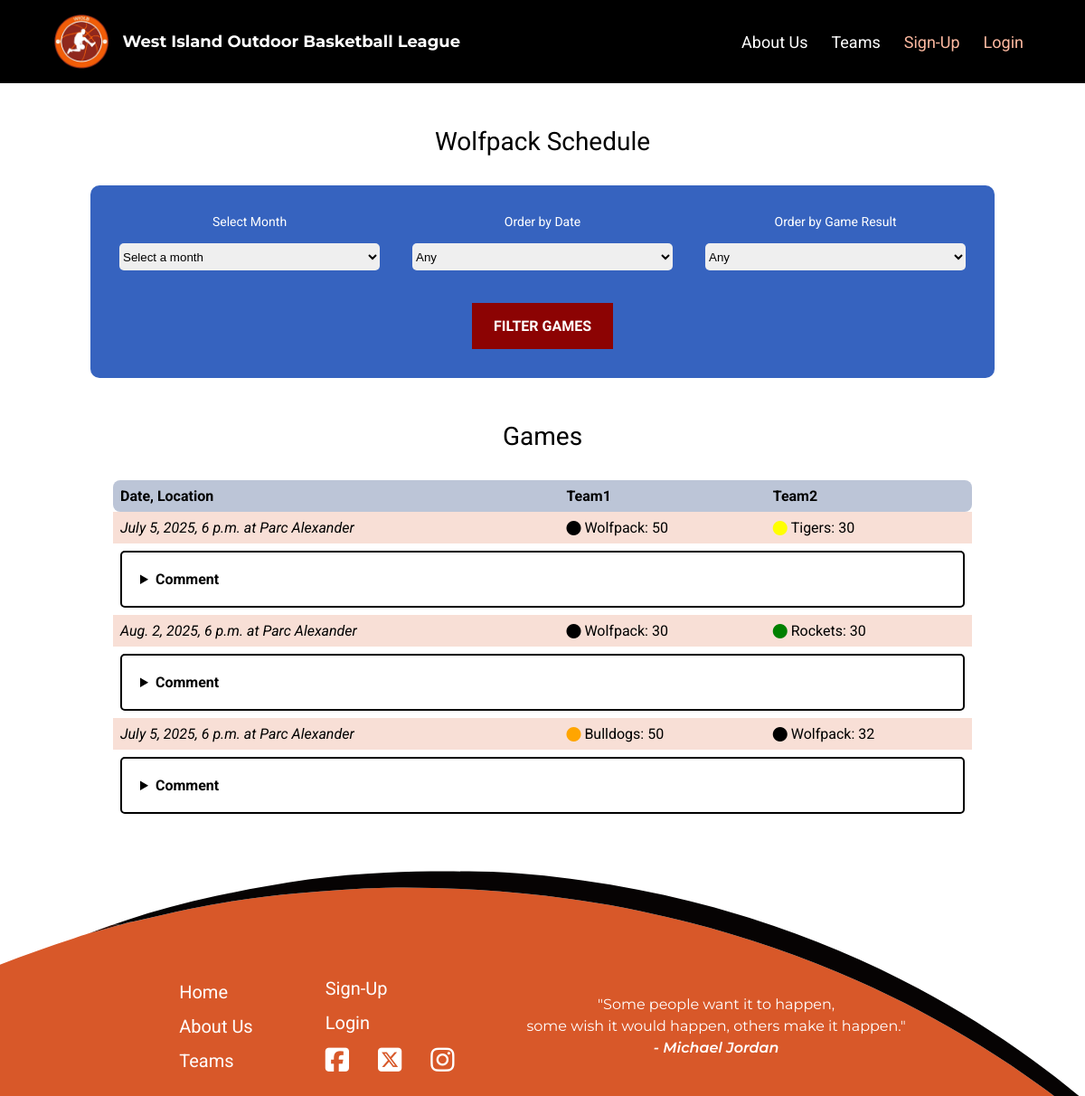
The app's page /wioblapp/team_schedule/Wolfpack/, older data.
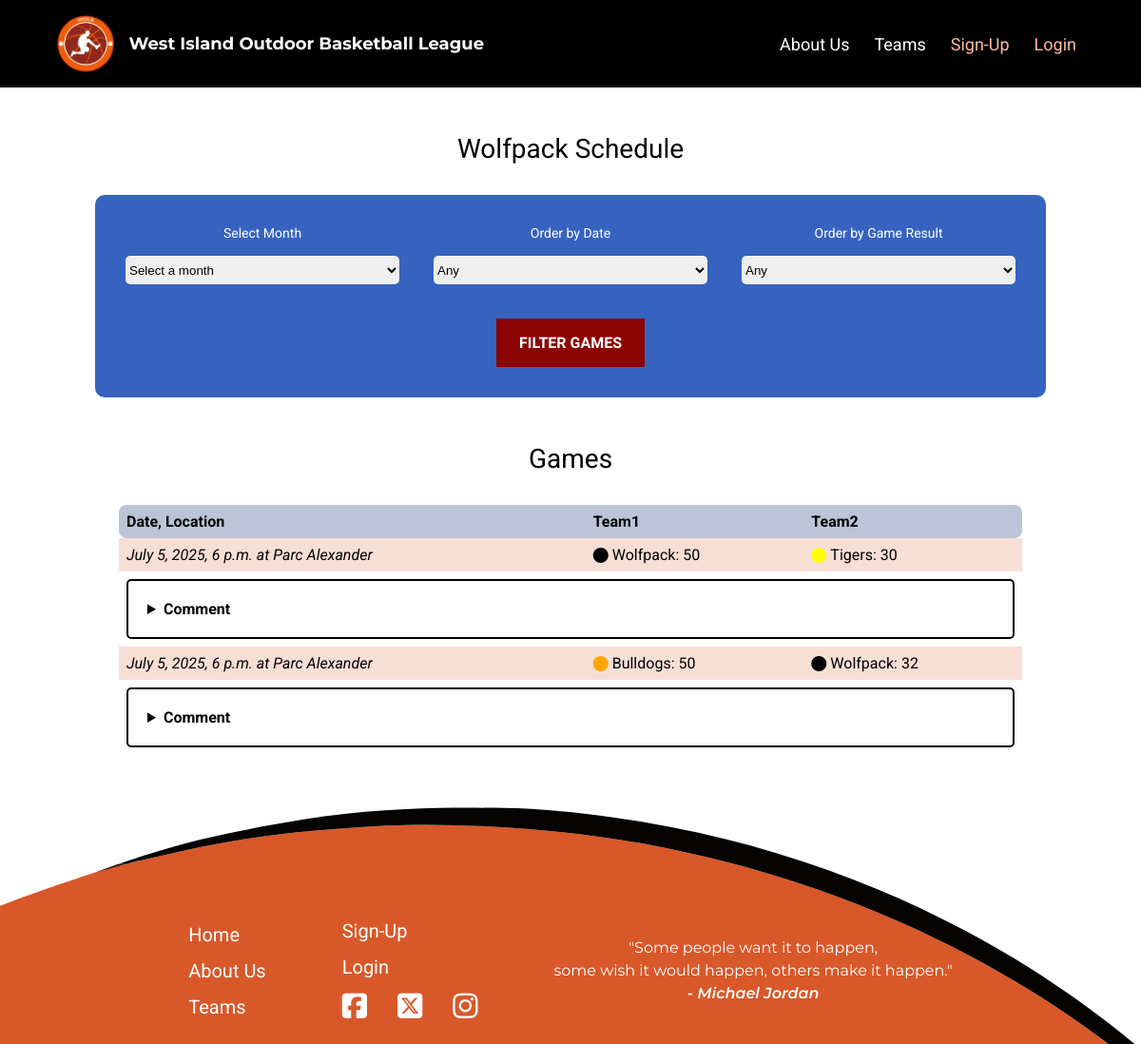
The same page, newer data.
### wioblapp/models.py (models this page shows, shortened)
class Game(models.Model):
    team_1 = models.ForeignKey(
        Team, on_delete=models.CASCADE, related_name="Team1_games"
    )
    team_2 = models.ForeignKey(
        Team, on_delete=models.CASCADE, related_name="Team2_games"
    )
    park = models.ForeignKey(Park, on_delete=models.CASCADE, related_name="games")
    winner = models.ForeignKey(
        Team, on_delete=models.RESTRICT, related_name="games", blank=True, null=True
    )
    date_time = models.DateTimeField("Date")
    team1_score = models.IntegerField(
        "Team #1 Score", validators=[MinValueValidator(0)], blank=True, null=True
    )
    team2_score = models.IntegerField(
        "Team #2 Score", validators=[MinValueValidator(0)], blank=True, null=True
    )

class Park(models.Model):
    name = models.CharField("Park Name", max_length=100)
    address = models.CharField(max_length=255)
    latitude = models.DecimalField(
        max_digits=20, decimal_places=16, blank=True, null=True
    )
    longitude = models.DecimalField(
        max_digits=20, decimal_places=16, blank=True, null=True
    )
    def __str__(self):
        return self.name

class Team(models.Model):
    name = models.CharField("Team Name", max_length=20, primary_key=True)
    coaches = models.ManyToManyField(UserAccount, related_name="teams", blank=True)
    place = models.IntegerField("Place", default=0, validators=[MinValueValidator(0)])
    group = models.ForeignKey(
        RegistrationType,
        on_delete=models.CASCADE,
        related_name="teams",
        blank=True,
        null=True,
    )
    color = models.CharField("Team Color", max_length=7, blank=True, null=True)
    def __str__(self):
        return f"{self.name}"

### wioblapp/views.py (the view, shortened to what this page needs)
# urls.py: path("team_schedule/<str:team_name>/", views.team_schedule, name="team_schedule"),
def team_schedule(request, team_name):
    schedule_form = TeamScheduleForm(request.GET)
    comment_form = CreateCommentForm()
    team = team_name
    games = (
        Game.objects.filter(team_1=team) | Game.objects.filter(team_2=team)
    ).distinct()
    comments = Comment.objects.filter(game__in=games)
    game_comments = []
    flags = Flag.objects.all()
    for game in games:
        game_comments.append(
            {
                "game": game,
                "comments": comments.filter(game=game).order_by("-date"),
            }
        )
    context = {
        "schedule_form": schedule_form,
        "comment_form": comment_form,
        "team": team,
        "games": games,
        "comments": comments,
        "game_comments": game_comments,
        "flags": flags,
    }
    return render(request, "team_schedule.html", context)

### wioblapp/forms.py
class TeamScheduleForm(forms.Form):
    MONTH_CHOICES = [
        ("", "Select a month"),
        ("All", "All"),
        ("6", "June"),
        ("7", "July"),
        ("8", "August"),
    ]
    DATE_CHOICES = [
        ("", "Any"),
        ("Ascending", "Ascending"),
        ("Descending", "Descending"),
    ]
    RESULT_CHOICES = [("", "Any"), ("Win", "Win"), ("Lose", "Lose"), ("Tie", "Tie")]
    month = forms.ChoiceField(
        label="Month", choices=MONTH_CHOICES, widget=forms.Select()
    )
    date = forms.ChoiceField(
        label="Date", choices=DATE_CHOICES, required=False, widget=forms.Select()
    )
    result = forms.ChoiceField(
        label="Result", choices=RESULT_CHOICES, required=False, widget=forms.Select()
    )

class CreateCommentForm(forms.ModelForm):
    content = forms.CharField(widget=forms.Textarea(attrs={"rows": 5, "cols": 85}))
    class Meta:
        model = Comment
        fields = ["content"]

### wioblapp/models.py (called while the page is built)
    def __str__(self):
        return self.username

### wioblapp/templates/team_schedule.html (shortened to what this page needs)
{% extends 'base.html' %}
{% load static %}
{% block content %}
<section class="teams-search schedule">
    <div class="container">
        <form action="{% url 'team_schedule' team %}" method="GET">
            <div class="section-heading">
                <h3>{{ team }} Schedule</h3>
            </div>
            <div class="search-form">
                <div class="search-flex">
                    <div class="label-flex">
                        <label for="month">Select {{ schedule_form.month.label }}</label>
                        {{ schedule_form.month }}
                    </div>
                    <div class="label-flex">
                        <label for="date">Order by {{ schedule_form.date.label }}</label>
                        {{ schedule_form.date }}
                    </div>
                    <div class="label-flex">
                        <label for="result">Order by Game {{ schedule_form.result.label }}</label>
                        {{ schedule_form.result }}
                    </div>
                </div>
                <div class="search-btn">
                    <button class="action-button button" type="submit">Filter Games</button>
                </div>
            </div>
        </form>
        {% if games %}
        <div class="section-heading">
            <h3>Games</h3>
        </div>
        <table>
            <thead>
                <tr>
                    <th>Date, Location</th>
                    <th>Team1</th>
                    <th>Team2</th>
                </tr>
            </thead>
            <tbody>
                {% for game in game_comments %}
                    <tr class="game-row">
                        <td class="park-info">
                            {{ game.game.date_time }} at {{ game.game.park }}
                        </td>
                        {% if game.game.team1_score and game.game.team2_score %}
                            <td>
                                <div class="td-flex">
                                    <i class="fa-solid fa-circle" style="color: {{ game.game.team_1.color }};"></i>
                                    <span class="team-name">{{ game.game.team_1 }}:</span>
                                    <span class="team-score">{{ game.game.team1_score }}</span>
                                </div>
                            </td>
                            <td>
                                <div class="td-flex">
                                    <i class="fa-solid fa-circle" style="color: {{ game.game.team_2.color }};"></i>
                                    <span class="team-name">{{ game.game.team_2 }}:</span>
                                    <span class="team-score">{{ game.game.team2_score }}</span>
                                </div>
                            </td>
                        {% else %}
                            <td>{{ game.game.team_1 }}</td>
                            <td>{{ game.game.team_2 }}</td>
                        {% endif %}
                    </tr>
                    <tr class="comment-row">
                        <td colspan="3">
                            <details class="comments-section">
                                <summary>Comment</summary>
                            </details>
                        </td>
                    </tr>
                {% endfor %}
            </tbody>
        </table>
        {% else %}
            <p>No Games</p>
        {% endif %}
    </div>
</section>
{% endblock %}

### wioblapp/templates/base.html (shortened to what this page needs)
{% load static %}
<!DOCTYPE html>
<html lang="en">
<head>
    <link rel="stylesheet" href="{% static 'style.css' %}">
    <link rel="stylesheet" href="https://cdnjs.cloudflare.com/ajax/libs/font-awesome/6.7.2/css/all.min.css"
 />
    <link rel="stylesheet" href="https://unpkg.com/leaflet@1.9.4/dist/leaflet.css"
 />
</head>
<body class="{% block body_class %}default-body{% endblock %}">
    <nav class="navbar">
        <div class="nav-container">
            <div class="nav-flex">
                <div class="logo">
                    <a href="{% url 'index' %}">
                        <img src="{% static 'images/logo.png' %}" alt="">
                        <h1>West Island outdoor basketball league</h1>
                    </a>
                </div>
                <div class="menu">
                    <ul class="menu-list" id="menu-list">
                        <li><a href="{% url 'about' %}">About us</a></li>
                        <li><a href="{% url 'teams' %}">Teams</a></li>
                        {% if request.user.is_authenticated %}
                            {% if request.user.role.name == "Coach" %}
                                <li><a href="{% url 'admin:index' %}">Admin Panel</a></li>
                            {% elif request.user.role.name == "Admin" %}
                                <li><a href="{% url 'admin:index' %}">Admin Panel</a></li>
                            {% endif %}
                            <li><a href="{% url 'registration' %}">Registration</a></li>
                            <li>
                                <a class="orange-url account-url" href="{% url 'member_account' request.user.id %}">
                                    <i class="fa-regular fa-user"></i> Account
                                </a>
                            </li>
                            <li><a class="orange-url" href="{% url 'logout' %}">Logout</a></li>
                        {% else %}
                            <li><a class="orange-url" href="{% url 'sign-up' %}">Sign-up</a></li>
                            <li><a class="orange-url" href="{% url 'login' %}">Login</a></li>
                        {% endif %}
                    </ul>
                </div>
            </div>
        </div>
    </nav>
    <div>
        {% block content %}
        {% endblock %}
    </div>
    <footer class="{% block footer_class %}default-footer{% endblock %}">
        <div class="container">
            <div class="footer-flex">
                <ul class="footer-item">
                    <li class="list-item"><a href="{% url 'index' %}">Home</a></li>
                    <li class="list-item"><a href="{% url 'about' %}">About us</a></li>
                    <li><a href="{% url 'teams' %}">Teams</a></li>
                </ul>
                <ul class="footer-item">
                    {% if request.user.is_authenticated %}
                        <li class="list-item"><a href="{% url 'registration' %}">Registration</a></li>
                        <li  class="list-item"><a class="orange-url" href="{% url 'logout' %}">Logout</a></li>
                    {% else %}
                        <li class="list-item"><a class="orange-url" href="{% url 'sign-up' %}">Sign-up</a></li>
                        <li class="list-item"><a class="orange-url" href="{% url 'login' %}">Login</a></li>
                    {% endif %}
                    <ul class="social-media-icons">
                        <li><a href="#">
                                <i class="fa-brands fa-square-facebook"></i>
                            </a>
                        </li>
                        <li><a href="#">
                                <i class="fa-brands fa-square-x-twitter"></i>
                            </a>
                        </li>
                        <li><a href="#">
                                <i class="fa-brands fa-instagram"></i>
                            </a>
                        </li>
                    </ul>
                </ul>
                <div class="footer-item sentence">
                    <p>"Some people want it to happen,<br>
                        some wish it would happen, others make it happen."<br>
                        <span class="quote-author">- Michael Jordan</span></p>
                </div>
            </div>
        </div>
    </footer>
</body>
</html>

### wiobl/static/style.css (style rules this page uses)
* { margin: 0; padding: 0; box-sizing: border-box; }
body { font-family: Roboto; }
section { padding: 48px 0; }
h1 { color: #ffffff; text-transform: capitalize; font-family: Montserrat; font-size: 18px; font-weight: 700; }
h3 { font-family: Roboto; font-size: 28px; font-weight: 400; }
.container { max-width: 1000px; width: 90%; margin-right: auto; margin-left: auto; }
.button { display: inline-block; padding: 16px 24px; font-size: 16px; font-weight: 600; font-family: Raleway; text-align: center; text-decoration: none; text-transform: uppercase; border: none; color: #FFFFFF; transition: 0.5s; cursor: pointer; }
.action-button { background-color: #8C0303; }
.section-heading { text-align: center; margin-bottom: 32px; }
.navbar { padding: 16px 0; background-color: #000000; color: #ffffff; position: relative; }
.nav-container { max-width: 1500px; width: 90%; margin-right: auto; margin-left: auto; }
.nav-flex { display: flex; gap: 40px; justify-content: space-between; align-items: center; position: relative; }
.logo a { display: flex; align-items: center; gap: 16px; text-decoration: none; color: white; font-size: 24px; font-weight: bold; }
.logo img { height: 60px; }
.menu-list { list-style: none; display: flex; gap: 10px; align-items: center; justify-content: center; }
.menu a { text-decoration: none; color: white; font-size: 18px; display: block; padding: 4px 8px; border-radius: 3px; transition: 0.5s; text-transform: capitalize; text-align: center; }
.menu-list .orange-url { color: #ffbaa1; }
footer { padding-top: 125px; padding-bottom: 24px; background: url("/static/images/footer-ball.svg"); background-position: top; background-size: cover; }
.footer-flex { display: flex; gap: 80px; align-items: center; justify-content: center; flex-wrap: wrap; }
footer ul { list-style: none; }
footer .list-item { margin-bottom: 14px; }
footer a { color: #ffffff; text-decoration: none; text-transform: capitalize; font-size: 20px; }
.social-media-icons { display: flex; gap: 32px; }
.sentence { color: white; text-align: center; font-family: Montserrat; line-height: 1.5; }
.sentence .quote-author { font-weight: 600; font-style: italic; }
footer i { font-size: 30px; }
.teams-search .search-form { background-color: #3663BF; padding: 32px; border-radius: 10px; margin-bottom: 48px; }
.teams-search .search-form input, .teams-search select { border-radius: 5px; height: 30px; border: none; }
.teams-search .search-form label { color: #ffffff; margin-bottom: 8px; font-size: 14px; }
.teams-search .label-flex { display: flex; gap: 8px; flex-direction: column; align-items: center; justify-content: center; width: 100%; }
.teams-search .search-flex { display: flex; justify-content: space-around; gap: 36px; margin-bottom: 36px; }
.teams-search .search-btn { text-align: center; }
.schedule .search-form select { width: 100%; }
.teams-search table { border-collapse: separate; border-spacing: 0; overflow: hidden; width: 95%; text-align: left; margin-left: auto; margin-right: auto; }
.teams-search table thead { background-color: #BCC5D7; }
.teams-search thead th:first-child { border-top-left-radius: 8px; border-bottom-left-radius: 8px; }
.teams-search thead th:last-child { border-top-right-radius: 8px; border-bottom-right-radius: 8px; }
.teams-search table th, .teams-search table td { padding: 8px; }
.schedule table tbody tr:nth-child(1), .schedule table tbody tr:nth-child(2n + 1) { background: rgba(217, 88, 41, 0.189); }
.schedule .park-info { font-style: italic; }
.schedule .td-flex { display: flex; gap: 4px; align-items: center; }
.schedule .comments-section { border: 2px solid black; padding: 16px; border-radius: 5px; }
.schedule summary { font-weight: bold; padding: 4px; cursor: pointer; text-transform: capitalize; }

Row changes from the older to the newer data that the page shows:
removed Game: game.date_time "Aug. 2, 2025, 6 p.m.", game.park "Parc Alexander", game.team_1 "Wolfpack", game.team1_score "30", game.team_2 "Rockets", game.team2_score "30"
